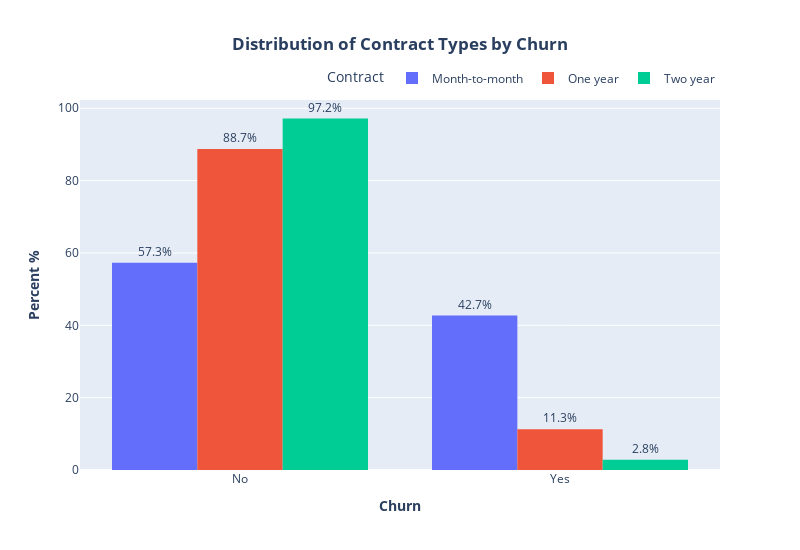

Notebook source saved alongside this figure:
### Markdown cell above
## <b>3.Contract Types By Churn</b>

### Code cell
fig = px.histogram(
  df, x = 'Churn', color = "Contract",barmode = 'group',histnorm = "percent",
  title = "<b>Distribution of Contract Types by Churn</b>"
)

fig.update_layout(
  width = 800, height = 550,
  title_x = 0.5, # move the title to center
  bargap = 0.20, # gap between th e bars
  xaxis_title = '<b>Churn</b>',
  yaxis_title = '<b>Percent %</b>',
  legend = dict(orientation = 'h',yanchor = 'bottom',xanchor = 'right',y = 1.02,x = 1), # adjusting the legend line by axis values

)
fig.update_traces(
    texttemplate='%{y:.1f}%',  # display the y-value as a percent
    textposition='outside'
)
fig.show()

### Figure 1 — Plotly figure (JSON) as saved in the notebook; plotly's stock layout.template omitted (floating-point values rounded to 4 significant figures; data arrays with more than 128 entries replaced by an {"elided": "..."} marker saying what was removed)
{"data": [{"alignmentgroup": "True", "bingroup": "x", "histnorm": "percent", "hovertemplate": "Contract=Month-to-month<br>Churn=%{x}<br>percent=%{y}<extra></extra>", "legendgroup": "Month-to-month", "marker": {"color": "#636efa", "pattern": {"shape": ""}}, "name": "Month-to-month", "offsetgroup": "Month-to-month", "orientation": "v", "showlegend": true, "textposition": "outside", "texttemplate": "%{y:.1f}%", "type": "histogram", "x": {"elided": "3875 str values"}, "xaxis": "x", "yaxis": "y"}, {"alignmentgroup": "True", "bingroup": "x", "histnorm": "percent", "hovertemplate": "Contract=One year<br>Churn=%{x}<br>percent=%{y}<extra></extra>", "legendgroup": "One year", "marker": {"color": "#EF553B", "pattern": {"shape": ""}}, "name": "One year", "offsetgroup": "One year", "orientation": "v", "showlegend": true, "textposition": "outside", "texttemplate": "%{y:.1f}%", "type": "histogram", "x": {"elided": "1473 str values"}, "xaxis": "x", "yaxis": "y"}, {"alignmentgroup": "True", "bingroup": "x", "histnorm": "percent", "hovertemplate": "Contract=Two year<br>Churn=%{x}<br>percent=%{y}<extra></extra>", "legendgroup": "Two year", "marker": {"color": "#00cc96", "pattern": {"shape": ""}}, "name": "Two year", "offsetgroup": "Two year", "orientation": "v", "showlegend": true, "textposition": "outside", "texttemplate": "%{y:.1f}%", "type": "histogram", "x": {"elided": "1695 str values"}, "xaxis": "x", "yaxis": "y"}], "layout": {"bargap": 0.2, "barmode": "group", "height": 550, "legend": {"orientation": "h", "title": {"text": "Contract"}, "tracegroupgap": 0, "x": 1, "xanchor": "right", "y": 1.02, "yanchor": "bottom"}, "title": {"text": "<b>Distribution of Contract Types by Churn</b>", "x": 0.5}, "width": 800, "xaxis": {"anchor": "y", "domain": [0, 1], "title": {"text": "<b>Churn</b>"}}, "yaxis": {"anchor": "x", "domain": [0, 1], "title": {"text": "<b>Percent %</b>"}}}}
